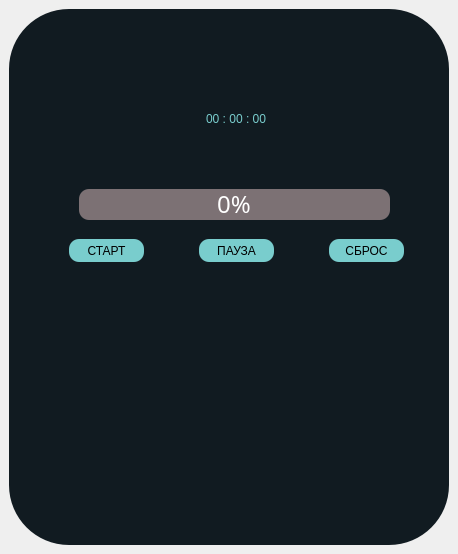
<?xml version="1.0" encoding="UTF-8"?>
<ui version="4.0">
 <class>MainWindow</class>
 <widget class="QMainWindow" name="MainWindow">
  <property name="geometry">
   <rect>
    <x>0</x>
    <y>0</y>
    <width>458</width>
    <height>554</height>
   </rect>
  </property>
  <property name="windowTitle">
   <string>MainWindow</string>
  </property>
  <widget class="QWidget" name="centralwidget">
   <property name="styleSheet">
    <string notr="true">QPushButton{
	border-radius: 10px;
	background-color: rgb(121, 205, 205);
	background: qlineargradient(x1:0, y1:0, x2:1, y2:1,
                  stop:0 white, stop: 0.04 rgb(151, 224, 238), stop:1  rgb(165, 134, 242));
	font: 11pt &quot;Tw Cen MT Condensed Extra Bold&quot;;
	
}

QPushButton::pressed{
	background-color: rgb(175, 255, 255);
	background: qlineargradient(x1:0, y1:0, x2:1, y2:1,
                  stop:0 white, stop: 0.04 rgb(171, 244, 250), stop:1  rgb(185, 154, 242));
}</string>
   </property>
   <layout class="QHBoxLayout" name="horizontalLayout">
    <item>
     <widget class="QFrame" name="frame">
      <property name="styleSheet">
       <string notr="true">QFrame{
	border-radius: 60px;
	background-color: rgb(17, 27, 33);
}</string>
      </property>
      <property name="frameShape">
       <enum>QFrame::StyledPanel</enum>
      </property>
      <property name="frameShadow">
       <enum>QFrame::Raised</enum>
      </property>
      <widget class="QPushButton" name="pushButton">
       <property name="geometry">
        <rect>
         <x>60</x>
         <y>230</y>
         <width>75</width>
         <height>23</height>
        </rect>
       </property>
       <property name="styleSheet">
        <string notr="true"/>
       </property>
       <property name="text">
        <string>СТАРТ</string>
       </property>
      </widget>
      <widget class="QPushButton" name="pushButton_2">
       <property name="geometry">
        <rect>
         <x>190</x>
         <y>230</y>
         <width>75</width>
         <height>23</height>
        </rect>
       </property>
       <property name="styleSheet">
        <string notr="true"/>
       </property>
       <property name="text">
        <string>ПАУЗА</string>
       </property>
      </widget>
      <widget class="QPushButton" name="pushButton_3">
       <property name="geometry">
        <rect>
         <x>320</x>
         <y>230</y>
         <width>75</width>
         <height>23</height>
        </rect>
       </property>
       <property name="styleSheet">
        <string notr="true"/>
       </property>
       <property name="text">
        <string>СБРОС</string>
       </property>
      </widget>
      <widget class="QProgressBar" name="progressBar">
       <property name="enabled">
        <bool>true</bool>
       </property>
       <property name="geometry">
        <rect>
         <x>70</x>
         <y>180</y>
         <width>311</width>
         <height>31</height>
        </rect>
       </property>
       <property name="minimumSize">
        <size>
         <width>0</width>
         <height>0</height>
        </size>
       </property>
       <property name="font">
        <font>
         <family>Tw Cen MT Condensed Extra Bold</family>
         <pointsize>18</pointsize>
         <weight>50</weight>
         <italic>false</italic>
         <bold>false</bold>
        </font>
       </property>
       <property name="styleSheet">
        <string notr="true">QProgressBar{
	background-color: rgb(124, 113, 116);
	border-radius: 10px;
	color: white;
	font: 18pt &quot;Tw Cen MT Condensed Extra Bold&quot;;
}

QProgressBar::chunk{
	border-radius: 10px;
	background-color: qlineargradient(spread:pad, x1:0, y1:0, x2:1, y2:1, stop: 0
rgba(174, 82, 194, 255), stop: 1 rgba(111, 109, 174, 255));
	background-color: qlineargradient(spread:pad, x1:0, y1:0, x2:1, y2:0, stop: 0
rgba(201, 87, 149, 255), stop: 1 rgba(179, 65, 244, 255));
}</string>
       </property>
       <property name="inputMethodHints">
        <set>Qt::ImhDialableCharactersOnly|Qt::ImhDigitsOnly|Qt::ImhEmailCharactersOnly|Qt::ImhFormattedNumbersOnly|Qt::ImhLatinOnly|Qt::ImhLowercaseOnly|Qt::ImhUppercaseOnly|Qt::ImhUrlCharactersOnly</set>
       </property>
       <property name="minimum">
        <number>0</number>
       </property>
       <property name="value">
        <number>0</number>
       </property>
       <property name="alignment">
        <set>Qt::AlignCenter</set>
       </property>
       <property name="textVisible">
        <bool>true</bool>
       </property>
       <property name="invertedAppearance">
        <bool>false</bool>
       </property>
       <property name="textDirection">
        <enum>QProgressBar::TopToBottom</enum>
       </property>
      </widget>
      <widget class="QLineEdit" name="Time">
       <property name="geometry">
        <rect>
         <x>62</x>
         <y>59</y>
         <width>331</width>
         <height>101</height>
        </rect>
       </property>
       <property name="styleSheet">
        <string notr="true">QLineEdit{
	font: 40pt &quot;Tw Cen MT Condensed Extra Bold&quot;;
	border-radius: 60px;
	background-color: rgb(17, 27, 33);
	color:  rgb(121, 205, 205);
	
}
</string>
       </property>
       <property name="text">
        <string>00 : 00 : 00</string>
       </property>
       <property name="alignment">
        <set>Qt::AlignCenter</set>
       </property>
       <property name="readOnly">
        <bool>true</bool>
       </property>
      </widget>
     </widget>
    </item>
   </layout>
  </widget>
 </widget>
 <resources/>
 <connections/>
</ui>
